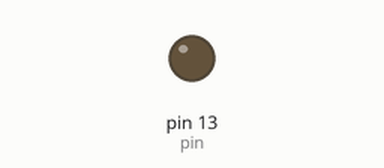
A sketch run on a simulated Arduino Uno, built with avr-gcc and run on an emulated ATmega328P. On the bench: output pins drawn as LEDs (lit = HIGH).

Above: at 2.1 s.
At 41.5 s:
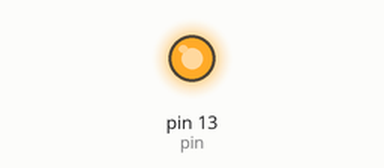
Timing chart, 0 to 43.9 s (numbered marks = the images above):
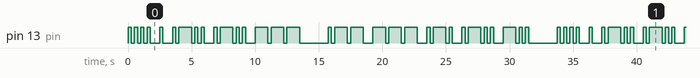

Measured:
- by itself, pin 13 (pin): moves between LOW and HIGH, repeating every 33.8 s
- by itself, everything shown: repeats every 33.8 s, in 64 steps

The sketch:

Hello_World.ino
```cpp
int pin = 13;

void setup()
{
  pinMode(pin, OUTPUT);
}

void loop()
{
  toMorseCode("Hello World");
}
void toMorseCode(String message)
{
  for(int i=0; i < message.length(); i++)
  {
    letter(message[i]);
  }
  letter(' ');
}
void letter(char letter)
{
  switch(letter)
  {
    case 'A':
      dot(); dash(); space();
    break;
    case 'B':
      dash(); dot(); dot(); dot(); space();
    break;
    case 'C':
      dash(); dot(); dash(); dot(); space();
    break;
    case 'D':
      dash(); dot(); dot(); space();
    break;
    case 'E':
      dot(); space();
    break;
    case 'F':
      dot(); dot(); dash(); dot(); space();
    break;
    case 'G':
      dash(); dash(); dot(); space();
    break;
    case 'H':
      dot(); dot(); dot(); dot(); space();
    break;
    case 'I':
      dot(); dot(); space();
    break;
    case 'J':
      dot(); dash(); dash(); dash(); space();
    break;
    case 'K':
      dash(); dot(); dash(); space();
    break;
    case 'L':
      dot(); dash(); dot(); dot(); space();
    break;
    case 'M':
      dash(); dash(); space();
    break;
    case 'N':
      dash(); dot(); space();
    break;
    case 'O':
      dash(); dash(); dash(); space();
    break;
    case 'P':
      dot(); dash(); dash(); dot(); space();
    break;
    case 'Q':
      dash(); dash(); dot(); dash(); space();
    break;
    case 'R':
      dot(); dash(); dot(); space();
    break;
    case 'S':
      dot(); dot(); dot(); space();
    break;
    case 'T':
      dash(); space();
    break;
    case 'U':
      dot(); dot(); dash(); space();
    break;
    case 'V':
      dot(); dot(); dot(); dash(); space();
    break;
    case 'W':
      dot(); dash(); dash(); space();
    break;
    case 'X':
      dash(); dot(); dot(); dash(); space();
    break;
    case 'Y':
      dash(); dot(); dash(); dash(); space();
    break;
    case 'Z':
      dash(); dash(); dot(); dot(); space();
    break;
    case 'a':
      dot(); dash(); space();
    break;
    case 'b':
      dash(); dot(); dot(); dot(); space();
    break;
    case 'c':
      dash(); dot(); dash(); dot(); space();
    break;
    case 'd':
      dash(); dot(); dot(); space();
    break;
    case 'e':
      dot(); space();
    break;
    case 'f':
      dot(); dot(); dash(); dot(); space();
    break;
    case 'g':
      dash(); dash(); dot(); space();
    break;
    case 'h':
      dot(); dot(); dot(); dot(); space();
    break;
    case 'i':
      dot(); dot(); space();
    break;
    case 'j':
      dot(); dash(); dash(); dash(); space();
    break;
    case 'k':
      dash(); dot(); dash(); space();
    break;
    case 'l':
      dot(); dash(); dot(); dot(); space();
    break;
    case 'm':
      dash(); dash(); space();
    break;
    case 'n':
      dash(); dot(); space();
    break;
    case 'o':
      dash(); dash(); dash(); space();
    break;
    case 'p':
      dot(); dash(); dash(); dot(); space();
    break;
    case 'q':
      dash(); dash(); dot(); dash(); space();
    break;
    case 'r':
      dot(); dash(); dot(); space();
    break;
    case 's':
      dot(); dot(); dot(); space();
    break;
    case 't':
      dash(); space();
    break;
    case 'u':
      dot(); dot(); dash(); space();
    break;
    case 'v':
      dot(); dot(); dot(); dash(); space();
    break;
    case 'w':
      dot(); dash(); dash(); space();
    break;
    case 'x':
      dash(); dot(); dot(); dash(); space();
    break;
    case 'y':
      dash(); dot(); dash(); dash(); space();
    break;
    case 'z':
      dash(); dash(); dot(); dot(); space();
    break;
    case ' ':
      space(); space(); space();
    break;
    default:
    break;

  }

}

void dot()
{
  digitalWrite(pin, HIGH);
  delay(250);
  digitalWrite(pin, LOW);
  delay(250);
}

void dash()
{
  digitalWrite(pin, HIGH);
  delay(1000);
  digitalWrite(pin, LOW);
  delay(250);
}
void space()
{
  delay(500);
}
```

HelloWorld.c
```cpp
#include <stdio.h>
int main()
{
    printf("Hello World");
    return 0;
}
```
